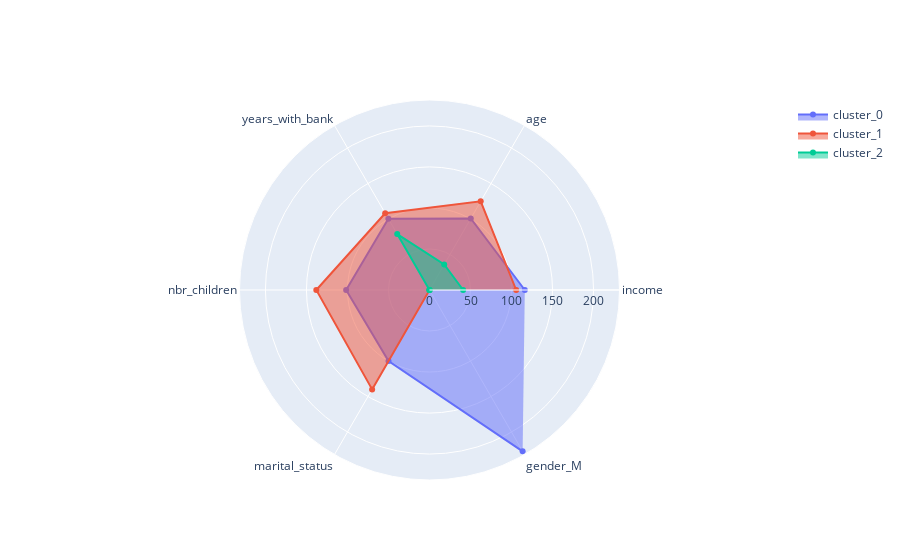

Write notebook code for a chart like this one.
### Markdown cell above
***Demographic Radar Chart***

### Code cell
plot_radar_chart(Nik(df_seg_full, 'MinMax', 'Agglomerative', 3, epsilon=0.2, min_samples=10))

### Figure 1 — Plotly figure (JSON) as saved in the notebook; plotly's stock layout.template omitted (floating-point values rounded to 4 significant figures)
{"data": [{"fill": "toself", "name": "cluster_0", "r": [116.2, 100.6, 100.3, 101.6, 99.92, 227.1], "theta": ["income", "age", "years_with_bank", "nbr_children", "marital_status", "gender_M "], "type": "scatterpolar"}, {"fill": "toself", "name": "cluster_1", "r": [105.7, 124.8, 108.1, 138.0, 139.9, 0], "theta": ["income", "age", "years_with_bank", "nbr_children", "marital_status", "gender_M "], "type": "scatterpolar"}, {"fill": "toself", "name": "cluster_2", "r": [41.01, 35.86, 78.71, 0, 0, 0], "theta": ["income", "age", "years_with_bank", "nbr_children", "marital_status", "gender_M "], "type": "scatterpolar"}], "layout": {"autosize": true, "polar": {"angularaxis": {"type": "category"}, "radialaxis": {"autorange": true, "range": [0, 236.9], "type": "linear", "visible": true}}, "showlegend": true}}
